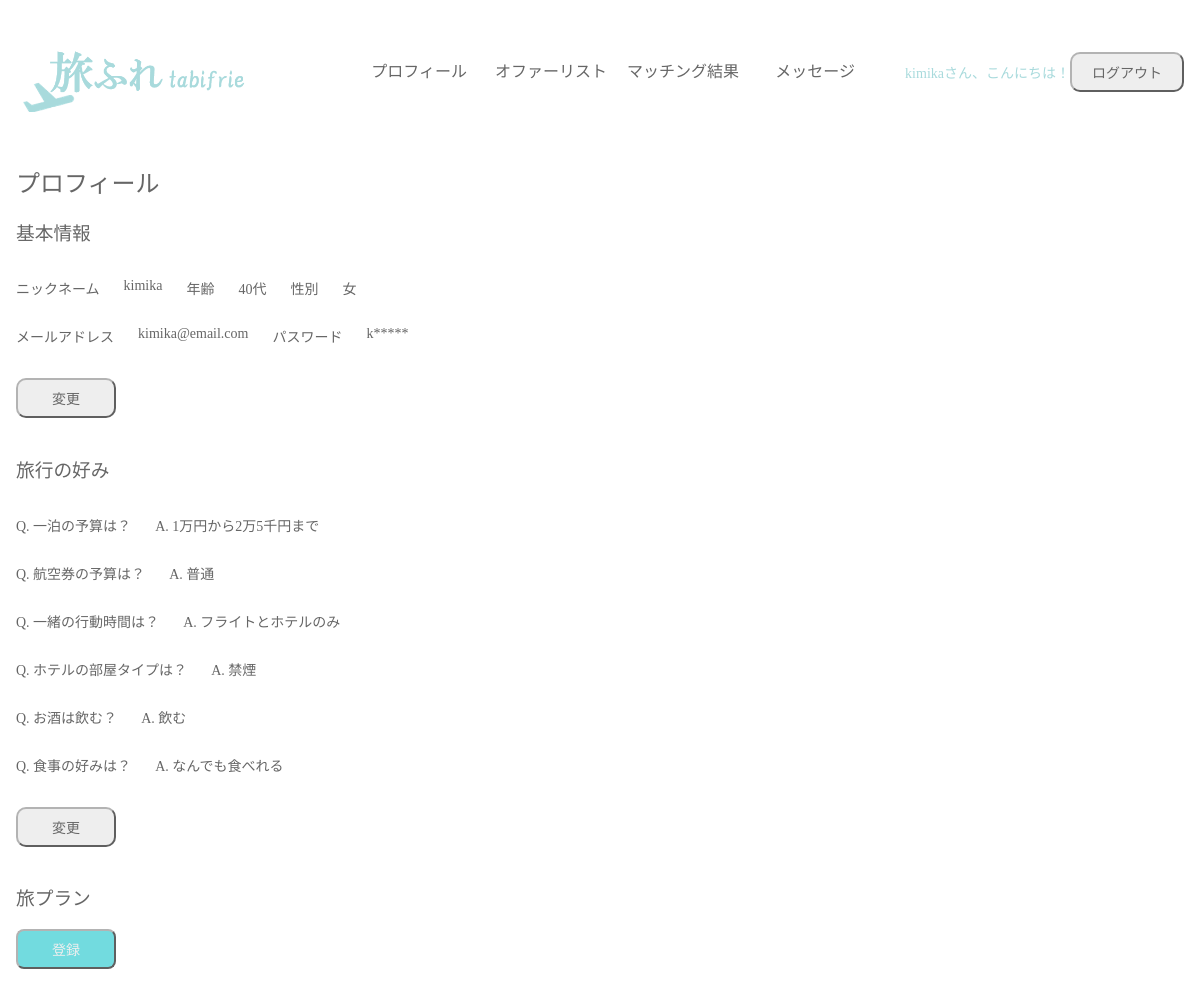
/profile_pref.php (signed in), run on the app's committed database.
### tables this page shows
CREATE TABLE `tabifrie_user` (
  `id` int NOT NULL,
  `name` varchar(64) NOT NULL,
  `gender` varchar(2) NOT NULL,
  `age` varchar(12) NOT NULL,
  `email` varchar(128) NOT NULL,
  `password` varchar(255) NOT NULL,
  `hotel` varchar(128) NOT NULL,
  `flight` varchar(128) NOT NULL,
  `engaging` varchar(128) NOT NULL,
  `smoking` varchar(128) NOT NULL,
  `drinking` varchar(128) NOT NULL,
  `eating` varchar(128) NOT NULL
);

### profile_pref.php (the view, shortened to what this page needs)
<?php
$email = $_SESSION['user_id'];
$pdo = db_conn();
$stmt = $pdo->prepare('SELECT * FROM tabifrie_user WHERE email = :email');
$stmt->bindValue(':email', $email, PDO::PARAM_STR);
$status = $stmt->execute();
$val = $stmt->fetch();
$hotel[1] = "1万円以下";
$hotel[2] = "1万円から2万5千円まで";
$hotel[3] = "2万5千円以上";
$flight[1] = "激安";
$flight[2] = "普通";
$flight[3] = "プレミアム";
$engaging[1] = "フライトとホテルのみ";
$engaging[2] = "フライト、ホテルと食事";
$engaging[3] = "フライト、ホテル、食事と観光";
$smoking[1] = "禁煙";
$smoking[3] = "喫煙";
$smoking[2] = "どちらでもよい";
$drinking[3] = "飲む";
$drinking[1] = "飲まない";
$drinking[2] = "どちらでもよい";
$eating[3] = "なんでも食べれる";
$eating[2] = "食べれないものがある";
$eating[1] = "ベジタリアン";
?>
<!DOCTYPE html>
<html>
<head>
    <link rel="stylesheet" href="css/common.css" />
    <link rel="stylesheet" href="css/profile.css" />
</head>
<body>
    <header class="container">
        <h1>
            <img src="./img/logo2.png" alt="旅フレロゴ" width="232px" class="">
        </h1>
        <nav class="nav">
            <ul>
                <li><a href="profile_pref.php">プロフィール</a></li>
                <li><a href="profile_pref.php">オファーリスト</a></li>
                <li><a href="profile_pref.php">マッチング結果</a></li>
                <li><a href="profile_pref.php">メッセージ</a></li>
            </ul>
        </nav>
        <p><?= $_SESSION['user_name'] ?>さん、こんにちは！</p>
        <button class="btn" onclick="document.location='logout.php'">ログアウト</button>
    </header>
    <section class="container profile">
        <h2>プロフィール</h2>
        <div>
            <h3>基本情報</h3>
            <div class="info">
                <p>ニックネーム</p><p><?= $val['name'] ?></p>
                <p>年齢</p><p><?= $val['age']  ?></p>
                <p>性別</p><p><?= $val['gender'] ?></p>
            </div>
            <div class="info">
                <p>メールアドレス</p><p><?= $val['email']?></p>
                <p>パスワード</p><p><?= $val['password'] [0]?>*****</p>
            </div><br>
            <button class="btn" onclick="document.location='info_update.php'">変更</button>
        </div><br>
        <div>
            <h3>旅行の好み</h3>
            <div class="prefer">
                <p>Q. 一泊の予算は？</p>
                <p>A. <?= $hotel[$val['hotel']] ?></p>
            </div>
            <div class="prefer">
                <p>Q. 航空券の予算は？</p>
                <p>A. <?= $flight[$val['flight']] ?></p>
            </div>
            <div class="prefer">
                <p>Q. 一緒の行動時間は？</p>
                <p>A. <?= $engaging[$val['engaging']]?></p>
            </div>
            <div class="prefer">
                <p>Q. ホテルの部屋タイプは？</p>
                <p>A. <?= $smoking[$val['smoking']]?></p>
            </div>
            <div class="prefer">
                <p>Q. お酒は飲む？</p>
                <p>A. <?= $drinking[$val['drinking']]?></p>
            </div>
            <div class="prefer">
                <p>Q. 食事の好みは？</p>
                <p>A. <?= $eating[$val['eating']]?></p>
            </div><br>
            <button class="btn" onclick="document.location='preference_update.php'">変更</button>
        </div><br>
        <div>
            <h3>旅プラン</h3>
            <button class="btn_s" onclick="document.location='plan.php'">登録</button>
        </div><br>
    </section>
</body>
</html>

### css/common.css (style rules this page uses)
body { box-sizing: border-box; margin: 0; color: #666; }
.container { max-width: 1200px; margin: 0 auto; width: calc(100% - 32px); box-sizing: border-box; }
header { position: sticky; top: 0px; align-items: center; justify-content: space-around; padding: 32px 0; background-color: #fff; color: #A8DADC; }
@media (min-width: 800px) { header { position: sticky; top: 0px; display: flex; align-items: center; justify-content: space-around; padding: 32px 0; background-color: #fff; color: #A8DADC; } }
h1 { margin: 0; font-size: 0; }
img { vertical-align: bottom; }
nav { margin-left: auto; margin-right: 24px; }
nav > ul { list-style: none; padding: 0; margin: 0; display: flex; }
li > a { display: block; width: 132px; line-height: 64px; text-align: center; text-decoration: none; color: #666; }
.btn { background-color: #eee; color: #666; border-color: #b3b3b3; border-radius: 10px; min-width: 100px; padding: 8px 20px; font-size: 14px; text-decoration: none; display: inline-block; }
.btn_s { background-color: #72dbdf; color: #eee; border-color: #b3b3b3; border-radius: 8px; min-width: 100px; padding: 8px 20px; margin-right: 12px; font-size: 14px; text-decoration: none; display: inline-block; }
h2 { font-weight: normal; }
h3 { font-weight: normal; }
p { font-size: 14px; }

### css/profile.css (style rules this page uses)
.info, .prefer, .plan { display: flex; gap: 24px; }

### data on the page
tabifrie_user: name "kimika", age "40代", gender "女", email "kimika@email.com", password "k", hotel "1万円から2万5千円まで", flight "普通", engaging "フライトとホテルのみ", smoking "禁煙", drinking "飲む", eating "なんでも食べれる"

### other printed values
$_SESSION['user_name'] "kimika"
